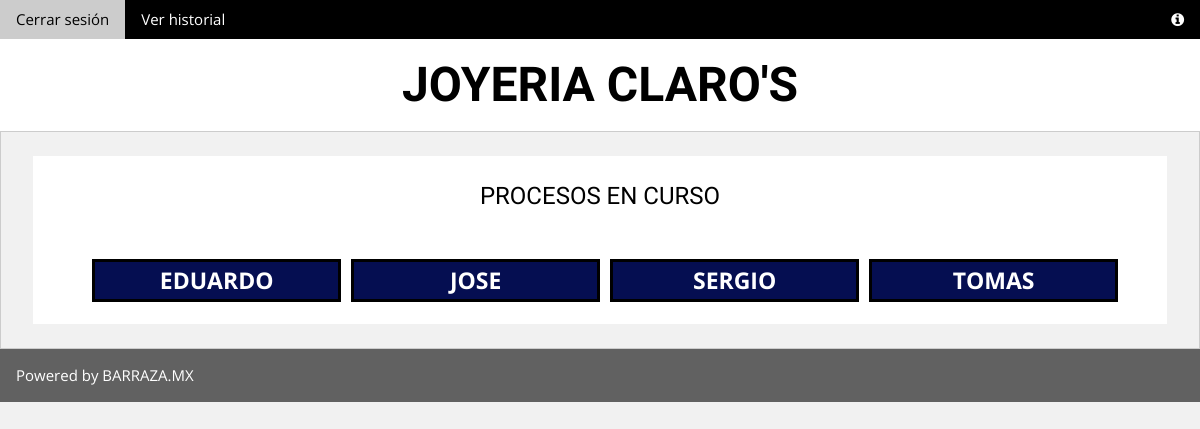
Page /operador2.php (signed in) on the earlier database version.
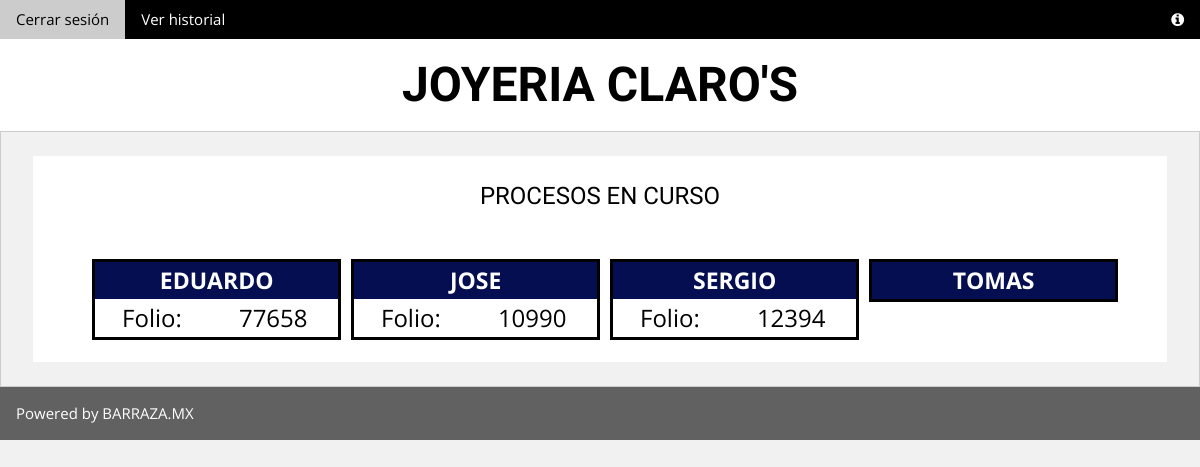
Same page on the later database version.
### tables this page shows
CREATE TABLE `usuario` (
  `usuario` varchar(20) NOT NULL,
  `password` varchar(15) NOT NULL,
  `nombre` varchar(30) NOT NULL,
  `apellido` varchar(40) DEFAULT NULL,
  `tipo` varchar(10) NOT NULL,
  PRIMARY KEY (`usuario`)
);

CREATE TABLE `cola` (
  `folio` int(11) NOT NULL,
  `operador` varchar(20) NOT NULL,
  `tiempoEstimado` int(11) DEFAULT NULL,
  `urgencia` varchar(10) DEFAULT NULL,
  PRIMARY KEY (`folio`),
  KEY `operador` (`operador`),
  CONSTRAINT `cola_ibfk_1` FOREIGN KEY (`operador`) REFERENCES `usuario` (`usuario`)
);

### operador2.php (the view, shortened to what this page needs)
<!DOCTYPE html>
<html>
  <head>
    <link rel="stylesheet" href="w3.css">
    <link type="text/css" rel="stylesheet" href="css.css">
    <link rel="stylesheet" href="https://cdnjs.cloudflare.com/ajax/libs/font-awesome/4.7.0/css/font-awesome.min.css">
  </head>
  <body class="w3-light-grey">
    <div class="w3-bar w3-black w3-hide-small">
      <a href="inicio.php" class="w3-bar-item w3-button">Cerrar sesión</a>
      <a href="historial.php" class="w3-bar-item w3-button">Ver historial</a>
      <a href="#" class="w3-bar-item w3-button w3-right"><i class="fa fa-info-circle"></i></a>
    </div>
    <div class="w3-content">
      <header class="w3-container w3-center w3-white">
        <h1 class="w3-xxxlarge"><b>JOYERIA CLARO'S</b></h1>
      </header>
      <div class="w3-row w3-padding w3-border">
        <div class="w3-col l12 s12">
          <div class="w3-container w3-white w3-margin w3-padding-large">
            <div class="w3-center">
              <h3>PROCESOS EN CURSO</h3>
              <div class="colas">
                <?php
                  include 'conexion.php';
                  $sql = "SELECT * FROM usuario WHERE tipo='operador'";
                  $result = mysqli_query($con, $sql);
                  $rows = $result->num_rows;
                  for ($i=0 ; $i < $rows ; $i++){
                    $row = $result->fetch_assoc();
                    $nombre= $row["nombre"];
                    $usuario= $row["usuario"];
                    ?>
                      <div class="colaOperador">
                        <table>
                          <thead><tr><th colspan="2">
                        <?php
                          echo $nombre;
                          $sql2 = "SELECT * FROM cola WHERE operador='$usuario'";
                          $result2 = mysqli_query($con, $sql2);
                        ?>
                        </th></tr></thead><tbody>
                    <?php
                      for($j=0 ; $j<1 ; $j++){
                        $row2 = $result2->fetch_assoc();
                        if ($usuario == $row2["operador"]){
                          echo "<tr><td>Folio:</td><td>";
                          echo $row2["folio"];
                          echo "</td></tr>";
                        }
                      }
                    ?>    </tbody>
                        </table>
                      </div>
                    <?php
                  }
                ?>
              </div>
            </div>
          </div>
        </div>
      </div>
    </div>
    <footer class="w3-container w3-dark-grey" >
      <p>Powered by BARRAZA.MX</p>
    </footer>
  </body>
</html>

Differences in the rows shown:
added cola: folio "77658", shown under usuario "EDUARDO"
added cola: folio "10990", shown under usuario "JOSE"
added cola: folio "12394", shown under usuario "SERGIO"
